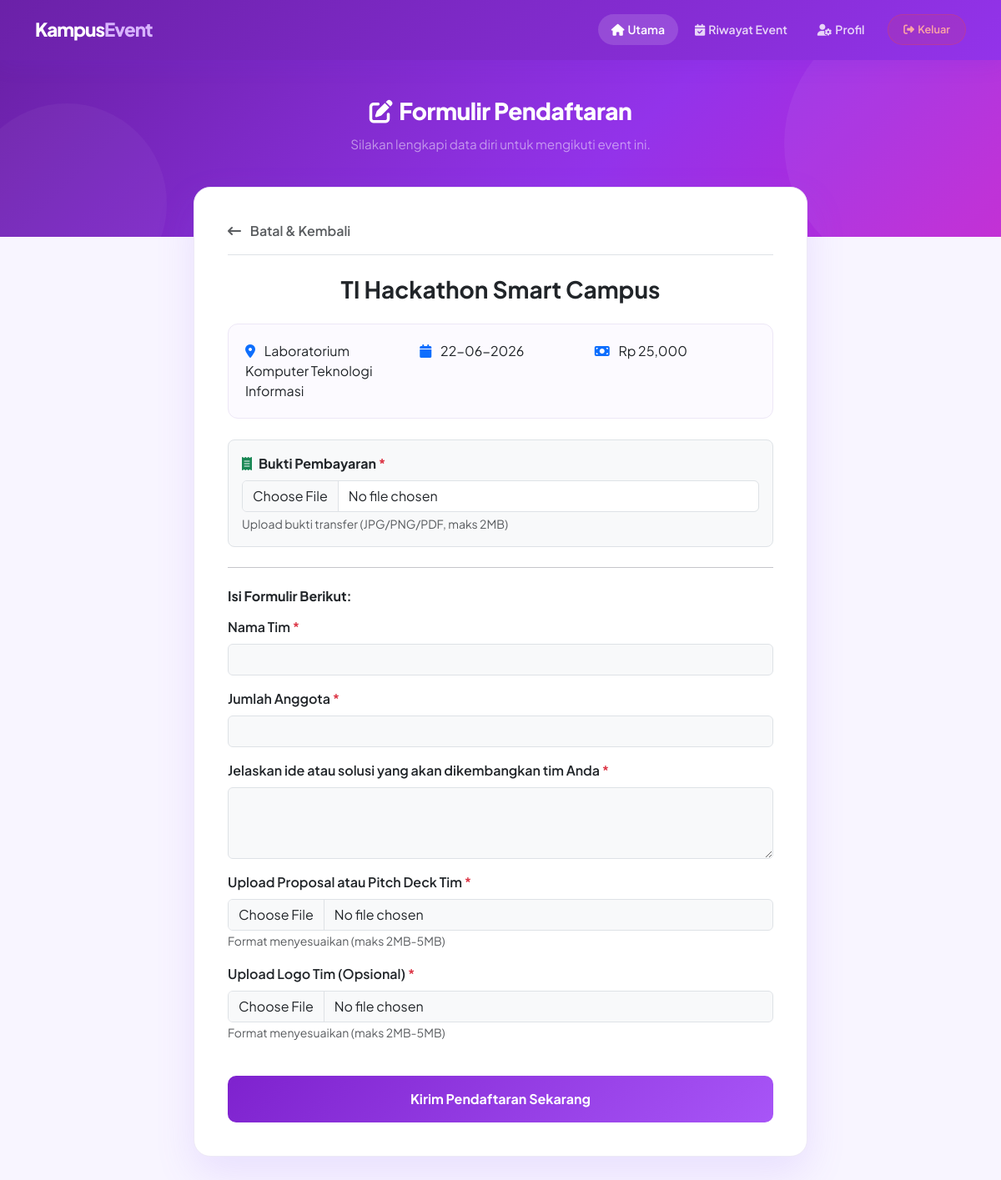
Page /mahasiswa/daftar.php?id=8 (signed in) on the committed database.
### tables this page shows
CREATE TABLE `event` (
  `id_event` int(11) NOT NULL,
  `id_hmj` int(11) NOT NULL,
  `id_prodi` int(11) DEFAULT NULL,
  `nama_event` varchar(200) NOT NULL,
  `kategori` enum('Lomba','Seminar','Open Recruitment','Workshop','Lainnya') DEFAULT 'Lainnya',
  `deskripsi` text DEFAULT NULL,
  `lokasi` varchar(200) DEFAULT NULL,
  `tanggal_event` date NOT NULL,
  `kuota` int(11) NOT NULL,
  `biaya` decimal(10,2) DEFAULT 0.00,
  `poster` varchar(255) DEFAULT NULL,
  `link_grup` varchar(255) DEFAULT NULL,
  `informasi_peserta` text DEFAULT NULL,
  `status` enum('Process','Disetujui','Ditolak') DEFAULT 'Process'
);

CREATE TABLE `form_event` (
  `id_form` int(11) NOT NULL,
  `id_event` int(11) NOT NULL,
  `pertanyaan` varchar(255) NOT NULL,
  `tipe_input` enum('text','textarea','file','image') DEFAULT 'text'
);

### mahasiswa/daftar.php (the view, shortened to what this page needs)
<?php
include "../config/koneksi.php";
$id_event = (int) $_GET['id'];
$event = mysqli_fetch_assoc(mysqli_query($conn, "
    SELECT * FROM event
    WHERE id_event = '$id_event'
    AND   status   = 'Disetujui'
"));
$mhs = mysqli_fetch_assoc(mysqli_query($conn, "
    SELECT nim FROM mahasiswa
    WHERE id_user = '" . $_SESSION['id_user'] . "'
"));
$cek = mysqli_fetch_assoc(mysqli_query($conn, "
    SELECT id_pendaftaran, status FROM pendaftaran
    WHERE id_event = '$id_event'
    AND   nim      = '" . $mhs['nim'] . "'
"));
$terpakai = mysqli_fetch_assoc(mysqli_query($conn, "
    SELECT COUNT(*) AS jml FROM pendaftaran
    WHERE id_event = '$id_event'
    AND   status IN ('Menunggu', 'Diterima')
"));
$is_full = ($terpakai['jml'] >= $event['kuota']);
$form = mysqli_query($conn, "
    SELECT * FROM form_event
    WHERE id_event = '$id_event'
    ORDER BY id_form ASC
");
?>
<!DOCTYPE html>
<html lang="id">
<head>
    <link href="https://cdn.jsdelivr.net/npm/bootstrap@5.3.3/dist/css/bootstrap.min.css" rel="stylesheet">
    <link rel="stylesheet" href="https://cdnjs.cloudflare.com/ajax/libs/font-awesome/6.4.0/css/all.min.css">
</head>
<body>
<nav class="navbar navbar-expand-lg navbar-dark navbar-custom sticky-top">
    <div class="container">
        <a class="navbar-brand navbar-brand-logo" href="dashboard.php">
            Kampus<span>Event</span>
        </a>
        <div class="collapse navbar-collapse" id="navbarNav">
            <ul class="navbar-nav ms-auto align-items-center gap-1 mt-3 mt-lg-0">
                <li class="nav-item">
                    <a class="nav-link nav-pill active" href="dashboard.php">
                        <i class="fa-solid fa-house me-1"></i>Utama
                    </a>
                </li>
                <li class="nav-item">
                    <a class="nav-link nav-pill" href="event_saya.php">
                        <i class="fa-solid fa-calendar-check me-1"></i>Riwayat Event
                    </a>
                </li>
                <li class="nav-item">
                    <a class="nav-link nav-pill" href="profil.php">
                        <i class="fa-solid fa-user-gear me-1"></i>Profil
                    </a>
                </li>
                <li class="nav-item ms-2">
                    <a class="btn-logout" href="../logout.php">
                        <i class="fa-solid fa-right-from-bracket me-1"></i>Keluar
                    </a>
                </li>
            </ul>
        </div>
    </div>
</nav>
<section class="hero-section text-center">
    <div class="container">
        <div class="hero-greeting">
            <i class="fa-solid fa-pen-to-square me-2"></i>Formulir Pendaftaran
        </div>
        <div class="text-white-50 mt-2" style="font-size: 0.95rem;">
            Silakan lengkapi data diri untuk mengikuti event ini.
        </div>
    </div>
</section>
<div class="container mb-5">
    <div class="row justify-content-center">
        <div class="col-lg-8">
            <div class="page-card">
                <div class="mb-4 pb-3 border-bottom">
                    <a href="dashboard.php" class="text-decoration-none fw-semibold text-muted">
                        <i class="fa-solid fa-arrow-left-long me-2"></i> Batal & Kembali
                    </a>
                </div>
                <h3 class="fw-bold text-dark mb-4 text-center"><?= htmlspecialchars($event['nama_event']); ?></h3>
                <div class="info-box">
                    <div class="row g-3 text-dark">
                        <div class="col-md-4"><i class="fa-solid fa-location-dot text-primary me-2"></i> <?= htmlspecialchars($event['lokasi']); ?></div>
                        <div class="col-md-4"><i class="fa-solid fa-calendar text-primary me-2"></i> <?= date('d-m-Y', strtotime($event['tanggal_event'])); ?></div>
                        <div class="col-md-4"><i class="fa-solid fa-money-bill text-primary me-2"></i> <?= $event['biaya'] > 0 ? 'Rp '.number_format($event['biaya']) : 'Gratis'; ?></div>
                    </div>
                </div>
                <?php if ($cek) : ?>
                    <div class="alert alert-info border-0 shadow-sm text-center py-4 rounded-3">
                        <i class="fa-solid fa-circle-check fa-3x mb-3 text-info"></i>
                        <h5>Anda Sudah Terdaftar!</h5>
                        <p class="mb-3">Status pendaftaran kamu saat ini: <strong><?= $cek['status']; ?></strong></p>
                        <a href="event_saya.php" class="btn btn-purple">Lihat Riwayat Event</a>
                    </div>
                <?php else : ?>
                    <form action="simpan.php" method="POST" enctype="multipart/form-data">
                        <?php if ($event['biaya'] > 0) { ?>
                            <div class="mb-4 bg-light p-3 rounded-3 border">
                                <label class="fw-bold mb-2 text-dark"><i class="fa-solid fa-receipt me-2 text-success"></i>Bukti Pembayaran <span class="text-danger">*</span></label>
                                <input type="file" class="form-control" name="bukti_bayar" required>
                                <small class="text-muted mt-1 d-block">Upload bukti transfer (JPG/PNG/PDF, maks 2MB)</small>
                            </div>
                        <?php } ?>
                        <hr class="my-4">
                        <h6 class="fw-bold text-dark mb-3">Isi Formulir Berikut:</h6>
                        <?php $file_counter = 0; while ($f = mysqli_fetch_assoc($form)) { ?>
                            <div class="mb-3">
                                <label class="fw-semibold mb-2 text-dark"><?= htmlspecialchars($f['pertanyaan']); ?> <span class="text-danger">*</span></label>
                                <?php if ($f['tipe_input'] == 'text') { ?>
                                    <input type="text" name="jawaban[]" class="form-control bg-light" required>
                                <?php } elseif ($f['tipe_input'] == 'textarea') { ?>
                                    <textarea name="jawaban[]" class="form-control bg-light" rows="3" required></textarea>
                                <?php } else { ?>
                                    <input type="file" name="file_<?= $file_counter++; ?>" class="form-control bg-light" required>
                                    <small class="text-muted">Format menyesuaikan (maks 2MB-5MB)</small>
                                <?php } ?>
                            </div>
                        <?php } ?>
                        <button type="submit" class="btn btn-purple w-100 py-3 mt-4 fs-6">Kirim Pendaftaran Sekarang</button>
                    </form>
                <?php endif; ?>
            </div>
        </div>
    </div>
</div>
</body>
</html>

### mahasiswa/daftar.php (style rules this page uses)
:root { --purple-50: #faf5ff; --purple-100: #f3e8ff; --purple-200: #e9d5ff; --purple-500: #a855f7; --purple-600: #9333ea; --purple-700: #7e22ce; --purple-800: #6b21a8; --purple-900: #581c87; --soft-bg: #f8f5ff; --card-bg: #ffffff; --text-dark: #1a1a2e; --text-muted: #64748b; --border: #ede9f6; --radius-lg: 20px; --radius-md: 14px; --radius-sm: 10px; --shadow-sm: 0 2px 8px rgba(139,92,246,0.06); --shadow-md: 0 8px 24px rgba(139,92,246,0.10); --shadow-lg: 0 20px 48px rgba(139,92,246,0.14); }
* { box-sizing: border-box; }
body { font-family: 'Plus Jakarta Sans', sans-serif; background-color: var(--soft-bg); min-height: 100vh; color: var(--text-dark); }
.navbar-custom { background: linear-gradient(135deg, var(--purple-800) 0%, var(--purple-600) 100%); box-shadow: 0 4px 24px rgba(109,40,217,0.18); padding: 14px 0; }
.navbar-brand-logo { font-size: 1.4rem; font-weight: 900; letter-spacing: -1px; color: #fff; text-decoration: none; }
.navbar-brand-logo span { color: #d8b4fe; }
.nav-pill { font-weight: 600; font-size: 0.875rem; color: rgba(255,255,255,0.8) !important; padding: 8px 16px !important; border-radius: 50px !important; transition: all 0.2s; }
.nav-pill:hover, .nav-pill.active { color: #fff !important; background: rgba(255,255,255,0.15) !important; }
.btn-logout { background: rgba(239,68,68,0.15); border: 1px solid rgba(239,68,68,0.3); color: #fca5a5; font-weight: 600; font-size: 0.8rem; padding: 8px 18px; border-radius: 50px; transition: all 0.2s; text-decoration: none; display: inline-block; }
.hero-section { background: linear-gradient(135deg, var(--purple-800) 0%, var(--purple-600) 60%, #c026d3 100%); padding: 40px 0 100px; position: relative; overflow: hidden; }
.hero-section::before { content: ''; position: absolute; top: -60px; right: -60px; width: 320px; height: 320px; background: rgba(255,255,255,0.05); border-radius: 50%; }
.hero-section::after { content: ''; position: absolute; bottom: -80px; left: -40px; width: 240px; height: 240px; background: rgba(255,255,255,0.04); border-radius: 50%; }
.hero-greeting { font-size: 1.75rem; font-weight: 800; color: #fff; letter-spacing: -0.5px; }
.page-card { background: var(--card-bg); border-radius: var(--radius-lg); border: 1px solid var(--border); box-shadow: var(--shadow-lg); padding: 40px; margin-top: -60px; position: relative; z-index: 10; }
.info-box { background: #fcfaff; padding: 20px; border-radius: 12px; border: 1px solid #ede7f6; margin-bottom: 25px; }
.btn-purple { background: linear-gradient(135deg, var(--purple-700), var(--purple-500)); color: white; border: none; font-weight: 700; border-radius: var(--radius-sm); transition: opacity 0.2s, transform 0.1s; }

### rows in the picture
event: nama_event "TI Hackathon Smart Campus", lokasi "Laboratorium Komputer Teknologi Informasi", tanggal_event "22-06-2026", biaya "25,000"
form_event: pertanyaan "Nama Tim"
form_event: pertanyaan "Jumlah Anggota"
form_event: pertanyaan "Jelaskan ide atau solusi yang akan dikembangkan tim Anda"
form_event: pertanyaan "Upload Proposal atau Pitch Deck Tim"
form_event: pertanyaan "Upload Logo Tim (Opsional)"
